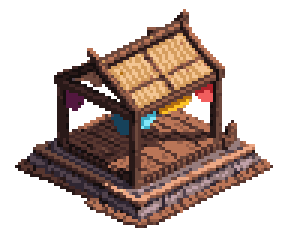
#> input picture assets/objects/arena.png, 96 x 80 px (shown 3 times larger); its folder holds only this picture in this run
$ python asset_sheet.py
#> lines starting #> are read from the running program, lines starting #| are printed output that depends on the picture
"""Contact sheet of every map object, to check at a glance that they share one
view (top-down, facing down, nothing slanted) and one palette.

Run: python tools/asset_sheet.py [out.png]   (default: asset_sheet.png in the current folder)
Each object sits on a grass-green cell at 2x with its file name under it.

     python tools/asset_sheet.py --characters [out.png]
every character's south sprite at its real size (4x, NOT fitted), Alif first,
plus its portrait: anyone drawn at a different scale or style stands out
(docs/CONTENT_CONSISTENT_DESIGN.md).
"""
import os
import sys
from PIL import Image, ImageDraw

ROOT = os.path.dirname(os.path.dirname(os.path.abspath(__file__)))
SRC = os.path.join(ROOT, "assets", "objects")
CELL, SCALE, COLS, LABEL = 136, 2, 8, 14


def main(out):
#> called with out = 'asset_sheet.png'
    names = sorted(f[:-4] for f in os.listdir(SRC) if f.endswith(".png"))
    rows = (len(names) + COLS - 1) // COLS
    sheet = Image.new("RGB", (COLS * CELL, rows * (CELL + LABEL)), (60, 120, 60))
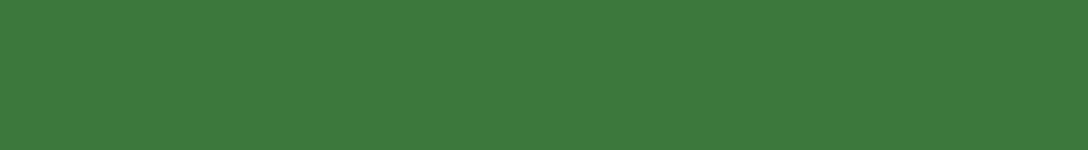
#> sheet: PIL image 1088x150 RGB; mean R, G, B 60, 120, 60
    draw = ImageDraw.Draw(sheet)
    for i, name in enumerate(names):
        im = Image.open(os.path.join(SRC, name + ".png")).convert("RGBA")
#> im is the input picture: PIL image 96x80 RGBA; mean R, G, B, A 61.7, 42.5, 36.6, 108.2
        box = im.getbbox() or (0, 0, im.width, im.height)
#> box = (5, 3, 91, 76)
        im = im.crop(box)
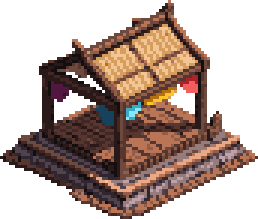
#> im: PIL image 86x73 RGBA (shown 3 times larger); mean R, G, B, A 70.8, 48.9, 41.7, 132.3; transparent parts drawn white
        k = min(SCALE, (CELL - 8) / max(im.width, im.height))
#> k = 1.49
        im = im.resize((max(1, int(im.width * k)), max(1, int(im.height * k))), Image.NEAREST)
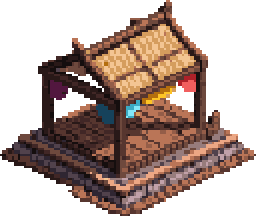
#> im: PIL image 128x108 RGBA (shown 2 times larger); mean R, G, B, A 71.1, 49, 41.7, 132.5; transparent parts drawn white
        x0, y0 = (i % COLS) * CELL, (i // COLS) * (CELL + LABEL)
        draw.rectangle([x0 + 1, y0 + 1, x0 + CELL - 2, y0 + CELL - 2], fill=(92, 168, 80))
        sheet.paste(im, (x0 + (CELL - im.width) // 2, y0 + CELL - 4 - im.height), im)
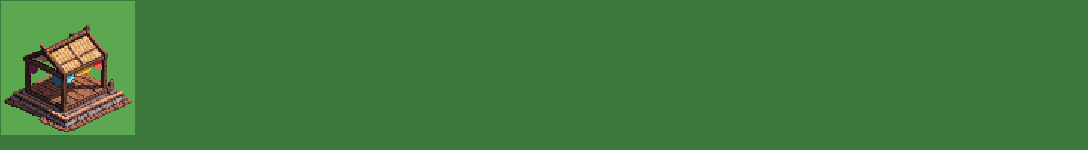
#> sheet: PIL image 1088x150 RGB; mean R, G, B 64.6, 121.5, 61.6
        draw.text((x0 + 4, y0 + CELL), name[:22], fill=(255, 255, 255))
    sheet.save(out)
    print("%d objects -> %s" % (len(names), out))


def characters(out):
    base = os.path.join(ROOT, "assets", "characters32")
    names = sorted(d for d in os.listdir(base)
                   if os.path.isfile(os.path.join(base, d, d + "_south.png")))
    names.sort(key=lambda n: n != "alif")
    cell, k = 36 * 4 + 8, 4
    rows = (len(names) + COLS - 1) // COLS
    sheet = Image.new("RGB", (COLS * cell, rows * (cell + 48 * 2 + LABEL)), (60, 120, 60))
    draw = ImageDraw.Draw(sheet)
    for i, name in enumerate(names):
        im = Image.open(os.path.join(base, name, name + "_south.png")).convert("RGBA")
        im = im.resize((im.width * k, im.height * k), Image.NEAREST)
        x0, y0 = (i % COLS) * cell, (i // COLS) * (cell + 96 + LABEL)
        draw.rectangle([x0 + 1, y0 + 1, x0 + cell - 2, y0 + cell - 2], fill=(92, 168, 80))
        sheet.paste(im, (x0 + (cell - im.width) // 2, y0 + cell - 4 - im.height), im)
        por = os.path.join(ROOT, "assets", "portraits", name + ".png")
        if os.path.exists(por):
            p = Image.open(por).convert("RGBA").resize((96, 96), Image.NEAREST)
            sheet.paste(p, (x0 + (cell - 96) // 2, y0 + cell), p)
        draw.text((x0 + 4, y0 + cell + 96), name[:22], fill=(255, 255, 255))
    sheet.save(out)
    print("%d characters -> %s" % (len(names), out))


if __name__ == "__main__":
    if len(sys.argv) > 1 and sys.argv[1] == "--characters":
        characters(sys.argv[2] if len(sys.argv) > 2 else "character_sheet.png")
    else:
        main(sys.argv[1] if len(sys.argv) > 1 else "asset_sheet.png")

$ run again, on assets/objects/tree_mempelam.png
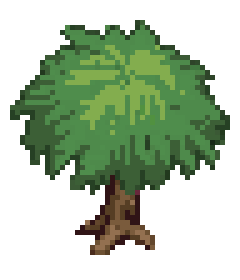
#> input picture assets/objects/tree_mempelam.png, 48 x 56 px (shown 5 times larger)
#> in main, im is the input picture: PIL image 48x56 RGBA; mean R, G, B, A 34.4, 51.7, 27.8, 111.4
#> box = (2, 4, 46, 51)
#> in main, `im = im.crop(box)`:
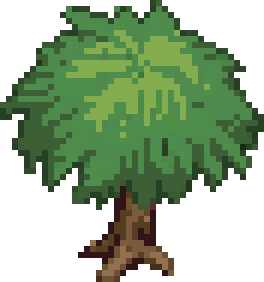
#> im: PIL image 44x47 RGBA (shown 6 times larger); mean R, G, B, A 44.7, 67.2, 36.2, 144.8; transparent parts drawn white
#> in main, `sheet.save(out)`:
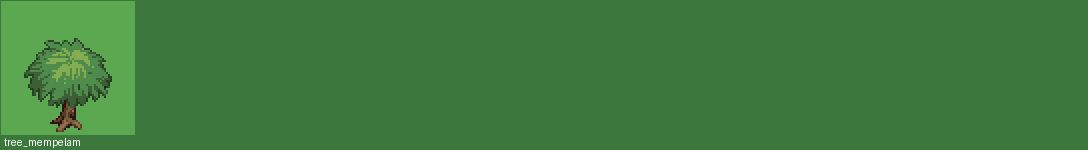
#> saved as asset_sheet.png: PIL image 1088x150 RGB; mean R, G, B 63.3, 124, 61.9

$ run again, on assets/objects/tugu_pahlawan.png
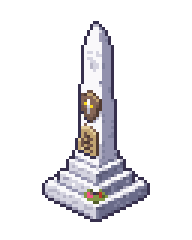
#> input picture assets/objects/tugu_pahlawan.png, 64 x 80 px (shown 3 times larger)
#> in main, im is the input picture: PIL image 64x80 RGBA; mean R, G, B, A 32.8, 31.7, 34.3, 52.6
#> box = (14, 7, 50, 74)
#> in main, `im = im.resize((max(1, int(im.width * k)), max(1, int(im.height * k)))..`:
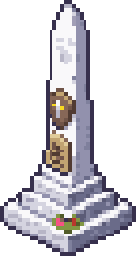
#> im: PIL image 68x128 RGBA (shown 2 times larger); mean R, G, B, A 69, 66.9, 72.1, 110.4; transparent parts drawn white
#> in main, `sheet.save(out)`:
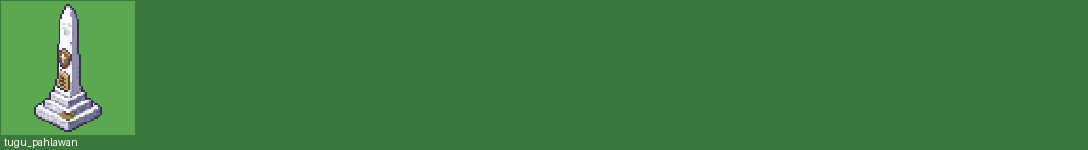
#> saved as asset_sheet.png: PIL image 1088x150 RGB; mean R, G, B 65.3, 125.1, 64.4

$ run again, on assets/objects/gate_srivijaya.png
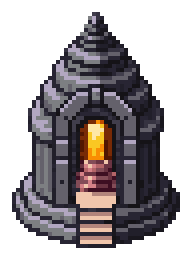
#> input picture assets/objects/gate_srivijaya.png, 48 x 64 px (shown 4 times larger)
#> in main, im is the input picture: PIL image 48x64 RGBA; mean R, G, B, A 45.2, 39.7, 42.4, 134.5
#> box = (3, 3, 45, 62)
#> in main, `sheet.save(out)`:
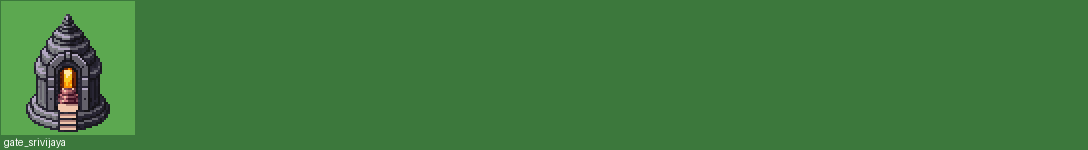
#> saved as asset_sheet.png: PIL image 1088x150 RGB; mean R, G, B 63.4, 121.7, 62.4
